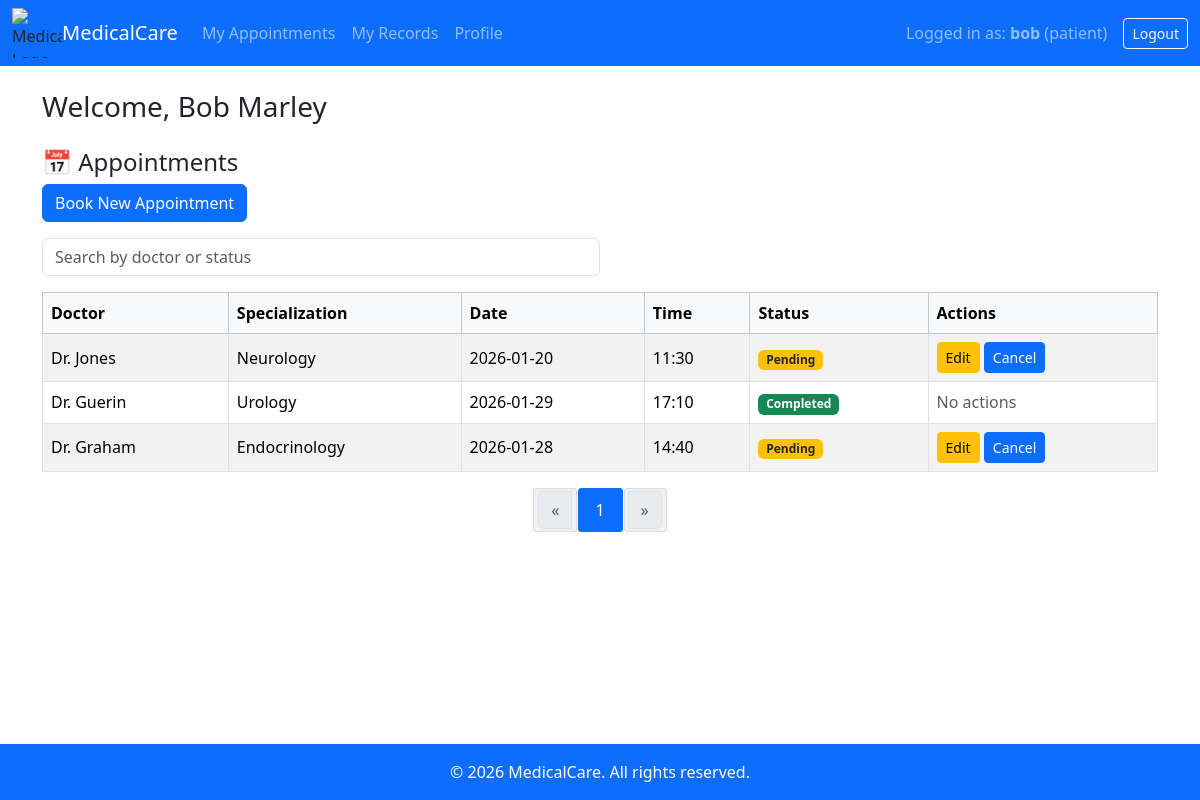
Page /patient/appointments (signed in) on the committed database.
### models.py (models this page shows)
class Patient(db.Model):
    id = db.Column(db.Integer, primary_key=True)
    user_id = db.Column(db.Integer, db.ForeignKey("user.id"), nullable=False)
    name = db.Column(db.String(100), nullable=False)
    age = db.Column(db.Integer, nullable=False)
    gender = db.Column(db.String(10), nullable=False)
    phone = db.Column(db.String(20), nullable=True)
    appointments = db.relationship("Appointment", backref="patient", lazy=True)

class Appointment(db.Model):
    id = db.Column(db.Integer, primary_key=True)
    patient_id = db.Column(db.Integer, db.ForeignKey("patient.id"), nullable=False)
    doctor_id = db.Column(db.Integer, db.ForeignKey("doctor.id"), nullable=False)
    date = db.Column(db.Date, nullable=False)           # <- Change from String to Date
    time = db.Column(db.Time, nullable=True)
    status = db.Column(db.String(50), nullable=False, default="Pending")
    medical_record = db.relationship("MedicalRecord", backref="appointment", uselist=False)

class Doctor(db.Model):
    id = db.Column(db.Integer, primary_key=True)
    user_id = db.Column(db.Integer, db.ForeignKey("user.id"), nullable=False)
    name = db.Column(db.String(100), nullable=False)
    specialization = db.Column(db.String(100), nullable=False)
    phone = db.Column(db.String(20), nullable=True)
    appointments = db.relationship("Appointment", backref="doctor", lazy=True)

### app.py (the view)
@app.route("/patient/appointments")
@role_required("patient")
def patient_appointments():
    patient = get_user("patient")
    appointments = paginate_query(Appointment.query.filter_by(patient_id=patient.id), 1)
    return render_template("patient_appointments.html", appointments=appointments, patient=patient)

### app.py (called while the page is built)
@app.context_processor
def inject_now():
    return {'current_year': datetime.now().year}

def role_required(role):
    def decorator(f):
        @wraps(f)
        def wrapper(*args, **kwargs):
            if "role" not in session or session["role"] != role:
                abort(403)
            return f(*args, **kwargs)
        return wrapper
    return decorator

def get_user(role):
    if role == "doctor":
        return Doctor.query.filter_by(user_id=session["user_id"]).first()
    elif role == "patient":
        return Patient.query.filter_by(user_id=session["user_id"]).first()
    return None

def paginate_query(query, page, per_page=10):
    return query.paginate(page=page, per_page=per_page, error_out=False)

### templates/patient_appointments.html
{% extends "base.html" %}
{% block content %}
<h3 class="mb-4">Welcome, {{ patient.name }}</h3>
<h4>📅 Appointments</h4>
<a href="{{ url_for('book_appointment') }}" class="btn btn-primary mb-3">Book New Appointment</a>
<input id="appointmentsSearch" class="form-control mb-3 w-50" type="text" placeholder="Search by doctor or status" value="{{ request.args.get('search', '') }}">
<table class="table table-striped table-bordered align-middle" id="appointmentsTable">
    <thead class="table-light">
        <tr>
            <th>Doctor</th>
            <th>Specialization</th>
            <th>Date</th>
            <th>Time</th>
            <th>Status</th>
            <th>Actions</th>
        </tr>
    </thead>
    <tbody>
        {% for appt in appointments.items %}
        <tr>
            <td>{{ appt.doctor.name }}</td>
            <td>{{ appt.doctor.specialization }}</td>
            <td>{{ appt.date }}</td>
            <td>{{ appt.time.strftime("%H:%M") if appt.time else '-' }}</td>
            <td>
                {% if appt.status == 'Pending' %}
                    <span class="badge bg-warning text-dark">{{ appt.status }}</span>
                {% elif appt.status == 'Completed' %}
                    <span class="badge bg-success">{{ appt.status }}</span>
                {% elif appt.status == 'Cancelled' %}
                    <span class="badge bg-danger">{{ appt.status }}</span>
                {% endif %}
            </td>
            <td>
                {% if appt.status != 'Completed' %}
                    <a href="{{ url_for('edit_appointment', appointment_id=appt.id) }}" class="btn btn-sm btn-warning">Edit</a>
                    <a href="{{ url_for('cancel_appointment', appointment_id=appt.id) }}" class="btn btn-primary btn-sm confirm-btn" data-action="cancel" data-message="Are you sure you want to cancel this appointment?"> Cancel </a>
                {% else %}
                    <span class="text-muted">No actions</span>
                {% endif %}
            </td>
        </tr>
        {% else %}
        <tr>
            <td colspan="6" class="text-center">No appointments found.</td>
        </tr>
        {% endfor %}
    </tbody>
</table>
{% set paginator = appointments %}
{% set endpoint = 'patient_appointments' %}
{% set query_params = { 'search': request.args.get('search', '') } %}
{% include 'pagination.html' %}
{% endblock %}

### templates/base.html (shortened to what this page needs)
<!DOCTYPE html>
<html lang="en">
<head>
    <link href="https://cdn.jsdelivr.net/npm/bootstrap@5.3.2/dist/css/bootstrap.min.css" rel="stylesheet">
    <link rel="stylesheet" href="{{ url_for('static', filename='css/style.css') }}">
</head>
<body>
    <nav class="navbar navbar-expand-lg navbar-dark bg-primary">
        <div class="container-fluid">
            <img src="https://cdn-icons-png.flaticon.com/256/6890/6890395.png" width="50" height="50" alt="MedicalCare Logo">
            <a class="navbar-brand" href="{{ url_for('index') }}">MedicalCare</a>
            <div class="collapse navbar-collapse" id="navbarNav">
                {% if session.get('user_id') %}
                <ul class="navbar-nav me-auto">
                    {% if session.get('role') == 'admin' %}
                        <li class="nav-item"><a class="nav-link" href="{{ url_for('admin_index') }}">Dashboard</a></li>
                        <li class="nav-item"><a class="nav-link" href="{{ url_for('admin_doctors') }}">Doctors</a></li>
                        <li class="nav-item"><a class="nav-link" href="{{ url_for('admin_patients') }}">Patients</a></li>
                        <li class="nav-item"><a class="nav-link" href="{{ url_for('admin_audit') }}">Audit Log</a></li>
                    {% elif session.get('role') == 'patient' %}
                        <li class="nav-item"><a class="nav-link" href="{{ url_for('patient_appointments') }}">My Appointments</a></li>
                        <li class="nav-item"><a class="nav-link" href="{{ url_for('patient_records') }}">My Records</a></li>
                        <li class="nav-item"><a class="nav-link" href="{{ url_for('patient_index') }}">Profile</a></li>
                    {% endif %}
                </ul>
                <span class="navbar-text me-3">
                    Logged in as: <strong>{{ session.get('username') }}</strong> ({{ session.get('role') }})
                </span>
                <a href="{{ url_for('logout') }}" class="btn btn-outline-light btn-sm">Logout</a>
                {% else %}
                <ul class="navbar-nav me-auto">
                    <li class="nav-item"><a class="nav-link" href="{{ url_for('login') }}">Login</a></li>
                    <li class="nav-item"><a class="nav-link" href="{{ url_for('register') }}">Register</a></li>
                </ul>
                {% endif %}
            </div>
        </div>
    </nav>
    <main class="container my-4 flex-grow-1">
        {% block content %}{% endblock %}
    </main>
    <footer class="bg-primary text-white text-center py-3 mt-auto">
        &copy; {{ current_year }} MedicalCare. All rights reserved.
    </footer>
</body>
</html>

### templates/pagination.html
<ul class="pagination justify-content-center">
    {% if paginator.has_prev %}
    <li class="page-item">
        <a class="page-link" href="{{ url_for(endpoint, page=paginator.prev_num, **query_params) }}" aria-label="Previous">
            <span aria-hidden="true">&laquo;</span>
        </a>
    </li>
    {% else %}
    <li class="page-item disabled">
        <span class="page-link">&laquo;</span>
    </li>
    {% endif %}
    {% for page_num in paginator.iter_pages() %}
    <li class="page-item {% if page_num == paginator.page %}active{% endif %}">
        <a class="page-link" href="{{ url_for(endpoint, page=page_num, **query_params) }}">{{ page_num }}</a>
    </li>
    {% endfor %}
    {% if paginator.has_next %}
    <li class="page-item">
        <a class="page-link" href="{{ url_for(endpoint, page=paginator.next_num, **query_params) }}" aria-label="Next">
            <span aria-hidden="true">&raquo;</span>
        </a>
    </li>
    {% else %}
    <li class="page-item disabled">
        <span class="page-link">&raquo;</span>
    </li>
    {% endif %}
</ul>

### static/css/style.css (style rules this page uses)
html, body { height: 100%; margin: 0; display: flex; flex-direction: column; }
.pagination { display: flex; list-style: none; padding-left: 0; gap: 1px; justify-content: center; margin-top: 5px; font-size: 12px; }
.pagination li { cursor: pointer; padding: 2px 4px; border: 1px solid #ccc; border-radius: 3px; transition: background 0.2s, color 0.2s; }
.pagination li.active { background-color: #0d6efd; color: white; border-color: #0d6efd; }
.pagination li.disabled { background-color: #f0f0f0; color: #ccc; cursor: not-allowed; border-color: #ddd; }
.container { flex: 1; }
footer { background-color: #0d6efd; color: white; padding: 20px 0; text-align: center; }

### rows in the picture
Patient: name "Bob Marley"
Appointment: doctor.name "Dr. Jones", doctor.specialization "Neurology", date "2026-01-20", time "11:30", status "Pending"
Appointment: doctor.name "Dr. Guerin", doctor.specialization "Urology", date "2026-01-29", time "17:10", status "Completed", shows "No actions"
Appointment: doctor.name "Dr. Graham", doctor.specialization "Endocrinology", date "2026-01-28", time "14:40", status "Pending"

### other values in the picture
{{ session.get('username') }} "bob"
{{ session.get('role') }} "patient"
{{ page_num }} "1"
